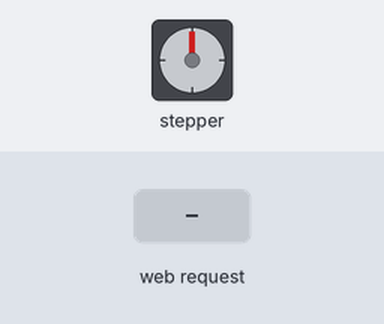
Recording of a sketch running on a simulated ESP8266 (NodeMCU). Parts: stepper motor. Wiring (inferred from the names in the program): stepper motor driver (200 steps per turn assumed): step D1; direction D2. Inputs (shaded band) come from the test bench. WiFi joins after 1.5 s; servers stay silent unless stated; what the sketch prints to the serial monitor is not drawn.

Above: at 2.8 s.
2.9 s: HTTP request GET /right received
At 5.6 s:
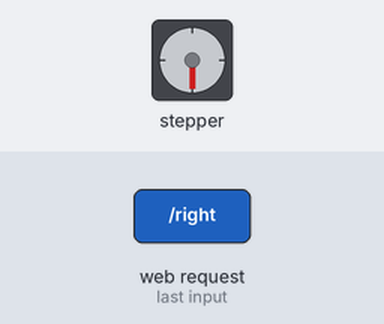
5.9 s: HTTP request GET /left received
At 6.35 s:
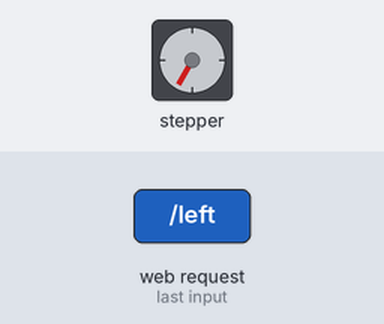
8.9 s: HTTP request GET /left received
At 9.35 s:
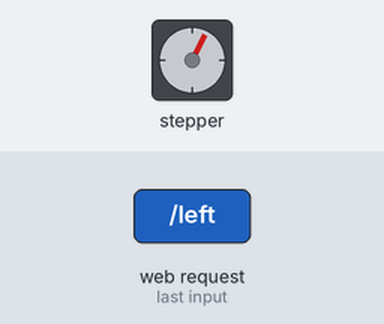
11.9 s: HTTP request GET /right received
At 12.05 s:
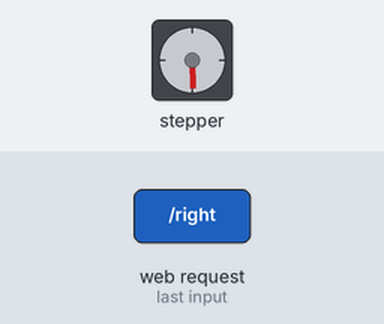
Timing chart, 0 to 15.4 s (numbered marks = the images above; inputs shaded):
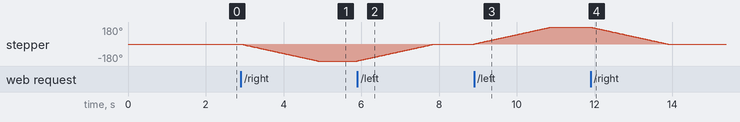

Measured:
- after the input at 2.9 s, stepper: turns 180° counter-clockwise in 2.0 s, starting at once
- after the input at 5.9 s, stepper: turns 180° clockwise in 2.0 s, starting at once
- after the input at 8.9 s, stepper: turns 180° clockwise in 2.0 s, starting at once
- after the input at 11.9 s, stepper: turns 180° counter-clockwise in 2.0 s, starting at once

The sketch:

robot_body.ino
```cpp
//D0 is D0 on the hardware, but also tied to red LED
//D1 is D1 on the hardware
//D2 is D2 on the hardware
//D4 is D3 on the hardware, but also tied to blue LED
#include <ESP8266WiFi.h>
#include <WiFiClient.h>
#include <ESP8266WebServer.h>
#include <ESP8266mDNS.h>

MDNSResponder mdns;
ESP8266WebServer server(80);

String webpage = "";
String css = "";

const char * ssid = "pearly-gateway";
const char * password = "this could be heaven or this could be hell";

const char * host = "mlwymore.public.iastate.edu";

int stepPin = D1;
int dirPin = D2; //D3 on the hardware

int flag = 0;

enum direction_t {LEFT, RIGHT};

void turn(direction_t dir) {
  switch(dir) {
    case LEFT:
      digitalWrite(dirPin, HIGH);
      break;
    case RIGHT:
      digitalWrite(dirPin, LOW);
      break;
  }
  for (int i = 0; i < 100; i++) {
    digitalWrite(stepPin, HIGH);
    delay(10);
    digitalWrite(stepPin, LOW);
    delay(10);
  }
}

void setup() {
  // put your setup code here, to run once:
  pinMode(stepPin, OUTPUT);
  pinMode(dirPin, OUTPUT);
  digitalWrite(dirPin, HIGH); //LOW for clockwise, HIGH for CCW

  Serial.begin(115200);
  delay(100);

  Serial.println();
  Serial.println();
  Serial.print("Connecting to ");
  Serial.println(ssid);

  WiFi.begin(ssid, password);

  while (WiFi.status() != WL_CONNECTED) {
    delay(500);
    Serial.print(".");
  }

  Serial.println();
  Serial.println("WiFi connected");
  Serial.println("IP address: ");
  Serial.println(WiFi.localIP());

  webpage = "<!DOCTYPE html><html lang=en><meta charset=UTF-8><meta content=\"width=device-width,initial-scale=1\"name=viewport><meta content=\"ie=edge\"http-equiv=X-UA-Compatible><link href=main.css rel=stylesheet><title>Control Your Robot Body!</title><main><ul><li><a href=left><button type=button>Left</button><li><a href=right><button type=button>Right</button></ul></main>";
  css = "* {box-sizing: border-box;}";


  Serial.println("Web page:");
  Serial.println(webpage);

  if (mdns.begin("remotebot", WiFi.localIP())) {
    Serial.println("MDNS responder started");
  }

  server.on("/", []() {
    server.send(200, "text/html", webpage);
  });
  server.on("/main.css", []() {
    server.send(200, "text/css", css);
  });
  server.on("/right", []() {
    server.send(200, "text/html", webpage);
    turn(RIGHT);
  });
  server.on("/left", []() {
    server.send(200, "text/html", webpage);
    turn(LEFT);
  });
  server.begin();
  Serial.println("HTTP server started");
}

int value = 0;

void loop(void) {
  // put your main code here, to run repeatedly:
  server.handleClient();
  /*if (flag) {
    digitalWrite(stepPin, HIGH);
    flag = 0;
    }
    else {
    digitalWrite(stepPin, LOW);
    flag = 1;
    }
    delay(1000);*/
  /* digitalWrite(stepPin, HIGH);
    delay(10);
    digitalWrite(stepPin, LOW);
    delay(10);
  */
  /*delay(5000);
    ++value;

    Serial.print("connecting to ");
    Serial.println(host);

    WiFiClient client;
    const int httpPort = 80;
    if (!client.connect(host, httpPort)) {
    Serial.println("connection failed");
    return;
    }

    String url = "/index.html";
    Serial.print("Requesting URL: ");
    Serial.println(url);

    client.print(String("GET ") + url + " HTTP/1.1\r\n" +
                "Host: " + host + "\r\n" +
                "Connection: close\r\n\r\n");
    delay(500);

    while(client.available()) {
    String line = client.readStringUntil('\r');
    Serial.print(line);
    }

    Serial.println();
    Serial.println("closing connection");*/
}
```
